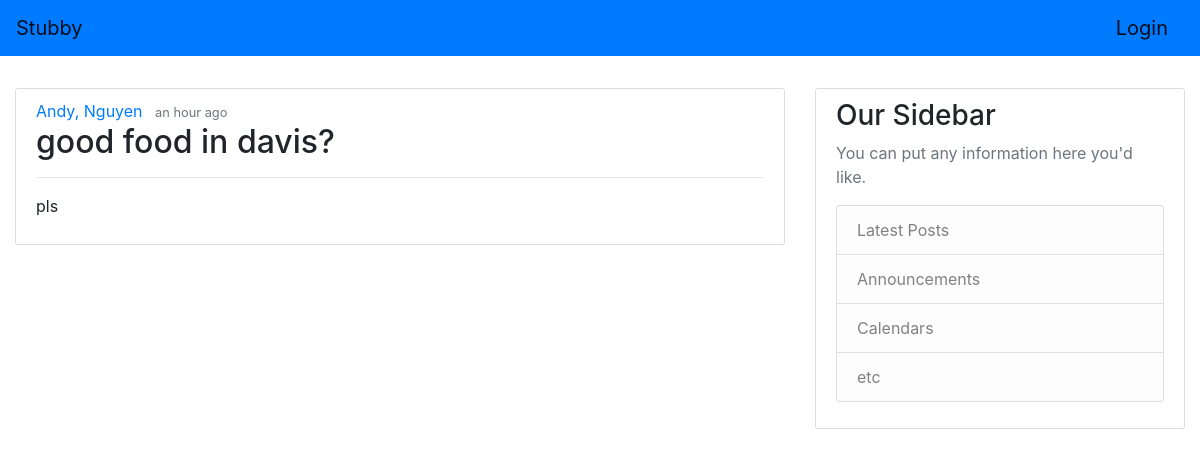
/post/6, run on the app's committed database.
### stubby/models.py (models this page shows, shortened)
class User(db.Model, UserMixin):
    id = db.Column(db.Integer, primary_key=True)
    email = db.Column(db.String(120), unique=True, nullable=False)
    first_name = db.Column(db.String(30), nullable=False)
    last_name = db.Column(db.String(30), nullable=False)
    username = db.Column(db.String(30), nullable=False)
    image_file = db.Column(db.String(200), nullable=False,
                           default='default.jpg')
    posts = db.relationship('Post', backref='author', lazy=True)

class Post(db.Model):
    id = db.Column(db.Integer, primary_key=True)
    title = db.Column(db.String(100), nullable=False)
    date_posted = db.Column(db.DateTime, nullable=False,
                            default=datetime.utcnow)
    content = db.Column(db.Text, nullable=False)
    user_id = db.Column(db.Integer, db.ForeignKey('user.id'), nullable=False)

### stubby/posts/routes.py (the view)
@posts.route('/post/<int:post_id>')
def post(post_id):
    post = Post.query.get_or_404(post_id)
    return render_template("post.html", title=post.title, post=post)

### stubby/templates/post.html (shortened to what this page needs)
{% extends 'base.html' %}
{% block content %}
    <article class="media content-section">
        <div class="media-body">
            <div class="article-metadata">
                <a class="mr-2" href="{{url_for('users.user_posts', username=post.author.username)}}">{{ post.author.first_name }}, {{ post.author.last_name }}</a>
                <small class="text-muted">{{ moment(post.date_posted).fromNow() }}</small>
            </div>
            <h2 class="article-title">{{ post.title }}</h2>
            <hr>
            <p class="article-content">{{ post.content }}</p>
        </div>
    </article>
{% endblock content%}

### stubby/static/style.css (style rules this page uses)
.content-section { margin-top: 20px; background: #ffffff; padding: 10px 20px; border: 1px solid #dddddd; border-radius: 3px; margin-bottom: 20px; }

### data on the page
User: author.first_name "Andy", author.last_name "Nguyen"
Post: date_posted "an hour ago", title "good food in davis?", content "pls"
